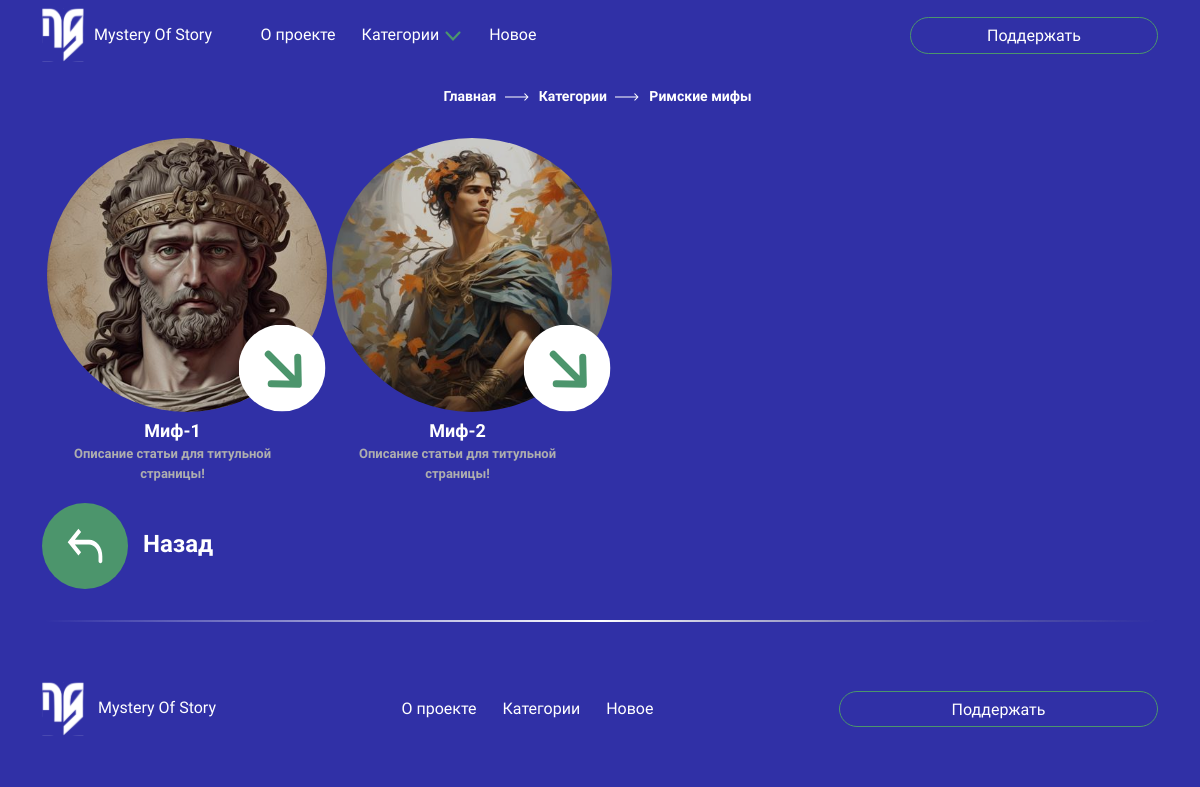
The page /articles/all_myths_in_sub/1/ on the database as committed earlier.
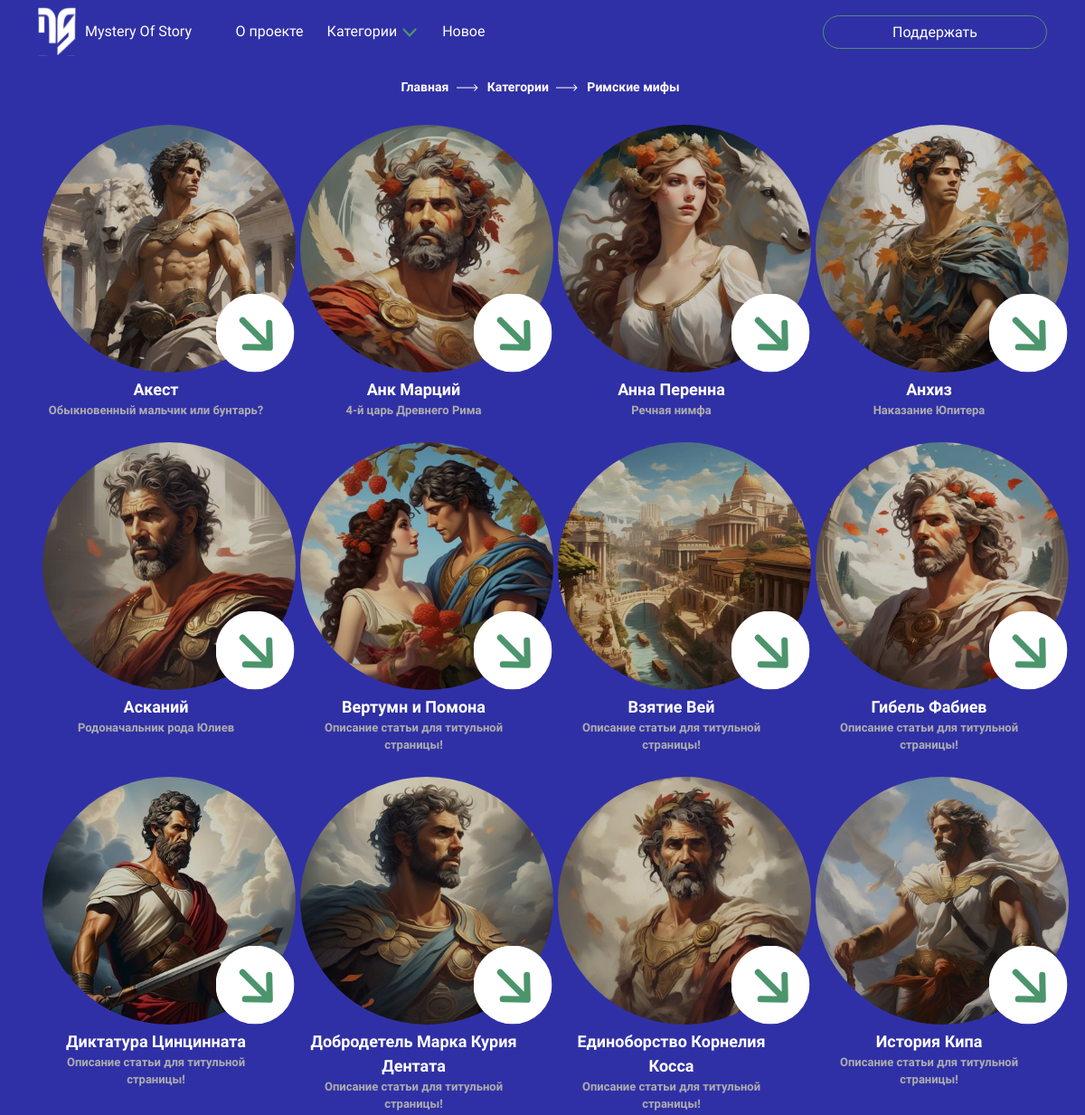
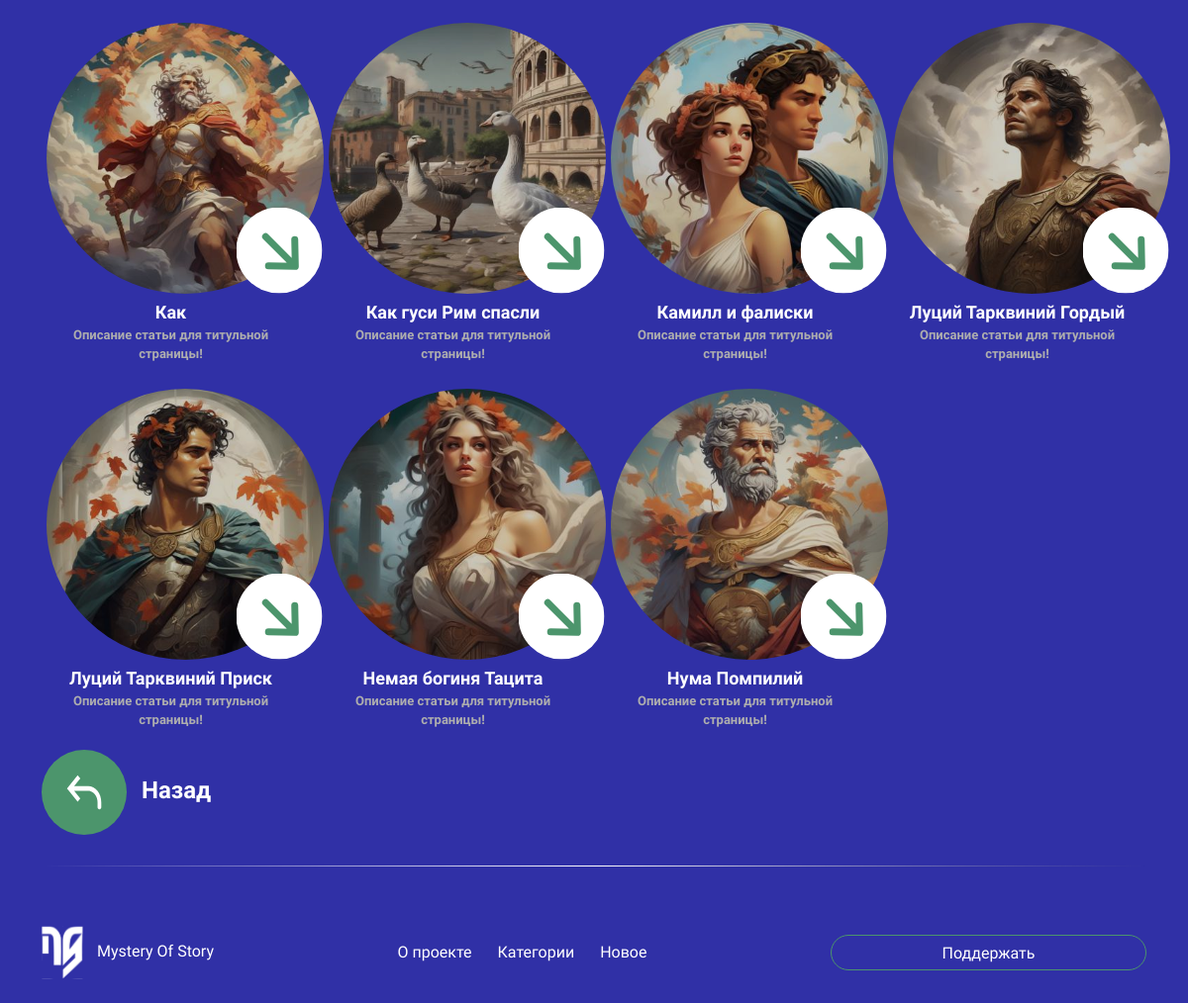
The same page on the database as committed later (2 pictures, top to bottom).
### articles/models.py (models this page shows, shortened)
class ArticlesSubcategories(models.Model):
    articles_subcategory_title = models.CharField(
        max_length=40,
        verbose_name='Подкатегория',
    )
    articles_subcategory_img = models.ImageField(
        upload_to='image/articles_category/',
        verbose_name='Титульная картинка подкатегории',
    )
    articles_subcategory_description = models.CharField(
        max_length=100,
        verbose_name='Описание',
        default='Описание подкатегории',
    )
    category = models.ForeignKey(
        ArticlesCategories,
        on_delete=models.CASCADE,
        verbose_name='Категория',
        default='2',
    )
    created_at = models.DateField(
        auto_now_add=True,
        verbose_name='Дата публикации',
    )
    is_published = models.BooleanField(
        verbose_name='Опубликовать',
    )
    class Meta:
        verbose_name = 'Подкатегория'
        verbose_name_plural = 'Подкатегория'

class Articles(models.Model):
    articles_title = models.CharField(
        max_length=30,
        verbose_name='Название статьи',
    )
    articles_title_img = models.ImageField(
        upload_to='image/articles_img/',
        verbose_name='Титульная картинка',
    )
    articles_description = models.CharField(
        max_length=50,
        default='Описание статьи для титульной страницы!',
        verbose_name='Описание статьи',
    )
    articles_text_1 = HTMLField(
        default=(
            f'Текст статьи. 1 отступ. 100-130 слов. Шрифт: заголовки - 18, подзаголовки - 14, текст - 12, белый цвет.'
        ),
        verbose_name='Текст статьи 1 (left)',
        blank=True,
    )
    article_img_1 = models.ImageField(
        upload_to='image/articles_description_img/',
        verbose_name='Картинка 1',
        blank=True,
        null=True,
    )
    articles_text_2 = HTMLField(
        default=(
            f'Текст статьи. 1 отступ. Строка. Шрифт: заголовки - 18, подзаголовки - 14, текст - 12, белый цвет.'
        ),
        verbose_name='Текст статьи 2 (string)',
        blank=True,
    )
    articles_text_3 = HTMLField(
        default=(
            f'Текст статьи. 1 отступ. 100-130 слов. Шрифт: заголовки - 18, подзаголовки - 14, текст - 12, белый цвет.'
        ),
        verbose_name='Текст статьи 3 (right)',
        blank=True,
    )
    article_img_2 = models.ImageField(
        upload_to='image/articles_description_img/',
        verbose_name='Картинка 2',
        blank=True,
        null=True,
    )
    articles_text_4 = HTMLField(
        default=(
            f'Текст статьи. 1 отступ. Строка. Шрифт: заголовки - 18, подзаголовки - 14, текст - 12, белый цвет.'
        ),
        verbose_name='Текст статьи 4 (string)',
        blank=True,
    )
    articles_text_5 = HTMLField(
        default=(
            f'Текст статьи. 1 отступ. 100-130 слов. Шрифт: заголовки - 18, подзаголовки - 14, текст - 12, белый цвет.'
        ),
        verbose_name='Текст статьи 5 (left)',
        blank=True,
    )
    category = models.ForeignKey(
        ArticlesCategories,
        on_delete=models.CASCADE,
        null=True,
        verbose_name='Категория'
    )
    subcategory = models.ForeignKey(
        ArticlesSubcategories,
        on_delete=models.CASCADE,
        null=True,
        verbose_name='Подкатегория',
    )
    author = models.ForeignKey(
        User,
        on_delete=models.CASCADE,
        null=True,
        verbose_name='Автор'
    )
    created_at = models.DateTimeField(
        auto_now_add=True,
        verbose_name='Дата создания',
    )
    is_published = models.BooleanField(
        default=False,
        verbose_name='Опубликовать'
    )
    class Meta:
        ordering = ['-created_at']
        verbose_name = 'Статья'
        verbose_name_plural = 'Статьи'

### articles/views.py (the view)
# urls.py: path('all_myths_in_sub/<int:id>/', views.all_myths_in_sub, name='all_myths_in_sub')
def all_myths_in_sub(request, id):
    subcategories = ArticlesSubcategories.objects.filter(is_published=True)
    subcategory = get_object_or_404(ArticlesSubcategories, pk=id)
    articles = Articles.objects.filter(subcategory=subcategory, is_published=True).order_by('created_at')
    return render(request, 'articles/all_myths_in_sub.html', {'articles': articles, 'subcategories': subcategories, 'subcategory': subcategory})

### templates/articles/all_myths_in_sub.html (shortened to what this page needs)
{% extends "base.html" %}
{% load static %}
{% block content %}
<div class="col-12">
    <div class="row all-articles-in-main-category">
        <div class="article-way justify-content-center">
            <div class="to-the-main-page">
                <a class="article-way-link" href="{% url 'homepage:index' %}">
                    <p class="article-way-title">Главная
                        <img class="arrow" src="/static/img/arrow.svg">
                    </p>
                </a>
            </div>
            <div class="to-the-category-page">
                <a class="article-way-link" href="{% url 'articles:all_categories' subcategory.category.id %}">
                    <p class="article-way-title">Категории
                        <img class="arrow" src="/static/img/arrow.svg">
                    </p>
                </a>
            </div>
            <div class="to-the-main-category-page">
                <a class="article-way-link" href="{% url 'articles:all_myths_in_sub' subcategory.id %}">
                    <p class="article-way-title">{{ subcategory.articles_subcategory_title }}</p>
                </a>
            </div>
        </div>
        {% for article in articles %}
            <div class="col-3 all-articles-in-main-category-item">
                <div class="one-article">
                    <div class="one-article-image-container">
                        <img class="one-article-img" src="{{ article.articles_title_img.url }}">
                        <a class="one-article-link" href="{% url 'articles:article_detail' article.id %}">
                            <img src="/static/img/category-link.svg">
                        </a>
                    </div>
                    <div class="one-article-details">
                        <p class="one-article-title">{{ article.articles_title }}</p>
                        <p class="one-article-description">{{ article.articles_description }}</p>
                    </div>
                </div>
            </div>
        {% endfor %}
        <div class="row btn-back">
            <a class="btn-back-link" href="javascript:history.back()">
                <p class="btn-back-word">
                    <img class="img-btn-back" src="/static/img/button-back.svg">Назад
                </p>
            </a>
        </div>
        <img src="/static/img/line49.png" class="main-page-img-line" style="margin-bottom: 20px;">
    </div>
</div>
{% endblock %}

### templates/base.html (shortened to what this page needs)
{% load static %}
<!DOCTYPE html>
<html lang="ru">
    <head>
        <link href="https://cdn.jsdelivr.net/npm/bootstrap@5.3.3/dist/css/bootstrap.min.css"
        rel="stylesheet">
    </head>
    <body style="background-color: #3030A6;">
        {% include "includes/header.html" %}
        <main>
            <div class="container py-3">
                {% block content %}{% endblock %}
            </div>
        </main>
        {% include "includes/footer.html" %}
    </body>
</html>

### templates/includes/header.html (shortened to what this page needs)
{% load static %}
<header class="header">
    <nav class="navbar navbar-expand nav-ex-header">
        <div class="container header-container">
            <a class="navbar-brand-header" href="{% url 'homepage:index' %}">
                <img src="{% static 'img/logo.svg' %}" alt="Mystery Of Story" class="header-logo">
                <span class="title-logo-header">Mystery Of Story</span>
            </a>
            <div class="collapse navbar-collapse" id="navbarNav">
                <ul class="head-nav navbar-nav mx-auto">
                    <li class="header-nav-item">
                        <a class="nav-link" href="{% url 'homepage:index' %}#about-project">
                            О проекте
                        </a>
                    </li>
                    <li class="header-nav-item">
                        <a class="nav-link {% if view_name == 'articles:all_categories' %}active{% endif %}" href="{% url 'articles:all_categories' 1 %}">
                            Категории
                            <img src="/static/img/vector.svg" class="header-category-vector">
                        </a>
                    </li>
                    <li class="header-nav-item">
                        <a class="nav-link {% if view_name == 'articles:new_articles' %}active{% endif %}" href="{% url 'articles:new_articles' %}">
                            Новое
                        </a>
                    </li>
                </ul>
            </div>
            <div class="header-donation">
                <button type="button" class="btn header-donation" data-bs-toggle="modal" data-bs-target="#donationModal">Поддержать</button>
            </div>
        </div>
    </nav>
</header>

### templates/includes/footer.html (shortened to what this page needs)
{% load static %}
<footer class="footer py-3">
    <nav class="navbar navbar-expand nav-ex-footer">
        <div class="container footer-container">
            <a class="navbar-brand-footer" href="{% url 'homepage:index' %}">
                <img src="/static/img/logo.svg" alt="Mystery Of Story" class="logo">
                <span class="title-logo-footer">Mystery Of Story</span>
            </a>
            <div class="collapse navbar-collapse" id="navbarNav">
                <ul class="foot-nav navbar-nav mx-auto">
                    <li class="footer-nav-item">
                        <a class="nav-link" href="{% url 'homepage:index' %}#about-project">
                            О проекте
                        </a>
                    </li>
                    <li class="footer-nav-item">
                        <a class="nav-link {% if view_name == 'articles:all_categories' %}active{% endif %}" href="{% url 'articles:all_categories' 1 %}">
                            Категории
                        </a>
                    </li>
                    <li class="footer-nav-item">
                        <a class="nav-link {% if view_name == 'articles:new_articles' %}active{% endif %}" href="{% url 'articles:new_articles' %}">
                            Новое
                        </a>
                    </li>
                </ul>
            </div>
            <div class="footer-donation">
                <button type="button" class="btn footer-donation" data-bs-toggle="modal" data-bs-target="#donationModal">Поддержать</button>
            </div>
        </div>
    </nav>
</footer>

### templates/includes/header.html (style rules this page uses)
header { background-color: #3030A6; position: sticky; top: 0; padding: 0px 5px; z-index: 1000; }
.head-nav { padding-right: 325px; }
.nav-link { color: white; font-family: "Unbounded"; font-weight: 500; font-style: normal; margin-left: 5px; margin-right: 5px; }
.header-category-vector { width: 20px; height: 10px; }
.header-container { display: flex; align-items: center; justify-content: center; }
.navbar-brand-header span { white-space: nowrap; }
.navbar-brand-header { font-family: "Bruno Ace", sans-serif; font-weight: 400; font-style: normal; color: white; text-decoration: none; display: flex; align-items: center; }
.header-logo { margin-right: 10px; }
.header-donation { color: white; font-family: "Unbounded"; font-weight: 500; font-style: normal; background-color: #3030A6; border-radius: 22px; border-color: #4C956C; width: 248px; height: 37px; }

### templates/articles/all_myths_in_sub.html (style rules this page uses)
.article-way { display: flex; flex-wrap: nowrap; justify-content: center; align-items: center; margin-bottom: 10px; }
.article-way-title { font-family: "Comfortaa"; font-weight: 600; font-style: semibold; font-size: 14px; color: white; margin-right: 5px; }
.article-way-link { text-decoration: none; display: flex; align-items: center; }
.arrow { margin-left: 5px; margin-right: 5px; }
.one-article-img { width: 290px; height: 284px; border-radius: 50%; padding: 5px; object-fit: cover; filter: brightness(80%); }
.one-article { text-align: center; }
.one-article-image-container { position: relative; display: inline-block; }
.one-article-link { position: absolute; top: 75%; left: 75%; transform: translate(-50%, -50%); z-index: 10; width: 43px; height: 43px; }
.one-article-details { display: flex; flex-direction: column; align-items: center; }
.one-article-title { margin: 0; font-family: "Unbounded"; font-weight: 700; font-style: bold; font-size: 18px; color: white; }
.one-article-description { margin: 0; font-family: "Comfortaa"; font-weight: 600; font-style: semibold; color: #AEAEAE; font-size: 13px; margin-bottom: 20px; }
.img-btn-back { width: 86px; height: 86px; margin-right: 15px; }
.btn-back { margin-bottom: 15px; }
.btn-back-link { text-decoration: none; }
.btn-back-word { color: white; font-size: 24px; font-family: "Comfortaa"; font-weight: 600; font-style: semibold; }

### templates/includes/footer.html (style rules this page uses)
footer { background-color: #3030A6; text-align: center; }
.navbar-brand-footer { font-family: "Bruno Ace", sans-serif; font-weight: 400; font-style: normal; color: white; text-decoration: none; }
.nav-link { color: white; margin-left: 5px; margin-right: 5px; }
.logo { margin-right: 10px; }
.footer-donation { color: white; font-family: "Unbounded"; font-weight: 500; font-style: normal; background-color: #3030A6; border-radius: 22px; border-color: #4C956C; width: 319px; height: 36px; }

Rows that differ between the two databases and show on the page:
changed Articles: articles_title_img: a different picture; articles_title "Миф-1" → "Акест"; articles_description "Описание статьи для титульной страницы!" → "Обыкновенный мальчик или бунтарь?"
changed Articles: articles_title_img: a different picture; articles_title "Миф-2" → "Анк Марций"; articles_description "Описание статьи для титульной страницы!" → "4-й царь Древнего Рима"
added Articles: articles_title_img (picture), articles_title "Анна Перенна", articles_description "Речная нимфа"
added Articles: articles_title_img (picture), articles_title "Анхиз", articles_description "Наказание Юпитера"
added Articles: articles_title_img (picture), articles_title "Асканий", articles_description "Родоначальник рода Юлиев"
added Articles: articles_title_img (picture), articles_title "Вертумн и Помона", articles_description "Описание статьи для титульной страницы!"
added Articles: articles_title_img (picture), articles_title "Взятие Вей", articles_description "Описание статьи для титульной страницы!"
added Articles: articles_title_img (picture), articles_title "Гибель Фабиев", articles_description "Описание статьи для титульной страницы!"
added Articles: articles_title_img (picture), articles_title "Диктатура Цинцинната", articles_description "Описание статьи для титульной страницы!"
added Articles: articles_title_img (picture), articles_title "Добродетель Марка Курия Дентата", articles_description "Описание статьи для титульной страницы!"
added Articles: articles_title_img (picture), articles_title "Единоборство Корнелия Косса", articles_description "Описание статьи для титульной страницы!"
added Articles: articles_title_img (picture), articles_title "История Кипа", articles_description "Описание статьи для титульной страницы!"
added Articles: articles_title_img (picture), articles_title "Как", articles_description "Описание статьи для титульной страницы!"
added Articles: articles_title_img (picture), articles_title "Как гуси Рим спасли", articles_description "Описание статьи для титульной страницы!"
added Articles: articles_title_img (picture), articles_title "Камилл и фалиски", articles_description "Описание статьи для титульной страницы!"
added Articles: articles_title_img (picture), articles_title "Луций Тарквиний Гордый", articles_description "Описание статьи для титульной страницы!"
added Articles: articles_title_img (picture), articles_title "Луций Тарквиний Приск", articles_description "Описание статьи для титульной страницы!"
added Articles: articles_title_img (picture), articles_title "Немая богиня Тацита", articles_description "Описание статьи для титульной страницы!"
added Articles: articles_title_img (picture), articles_title "Нума Помпилий", articles_description "Описание статьи для титульной страницы!"
